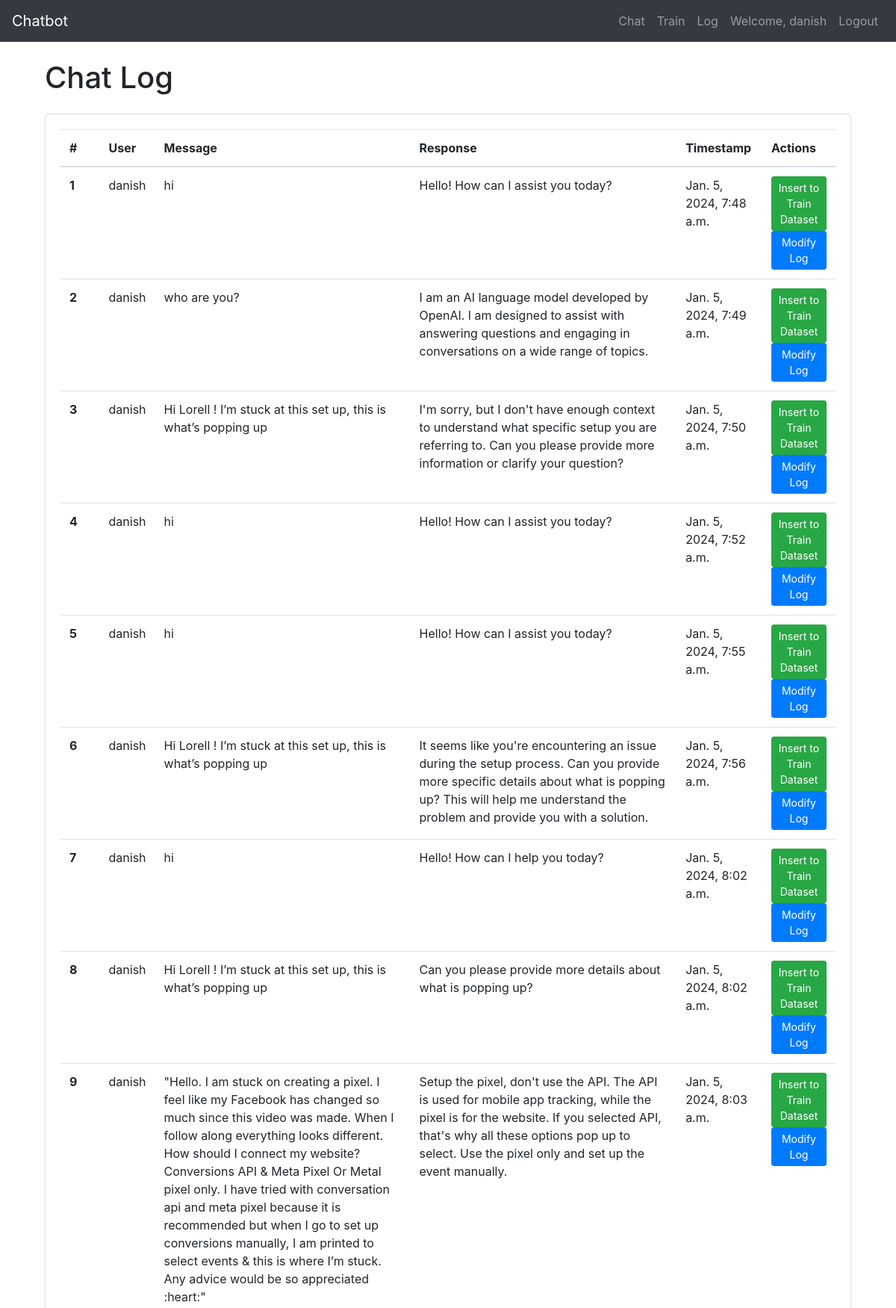
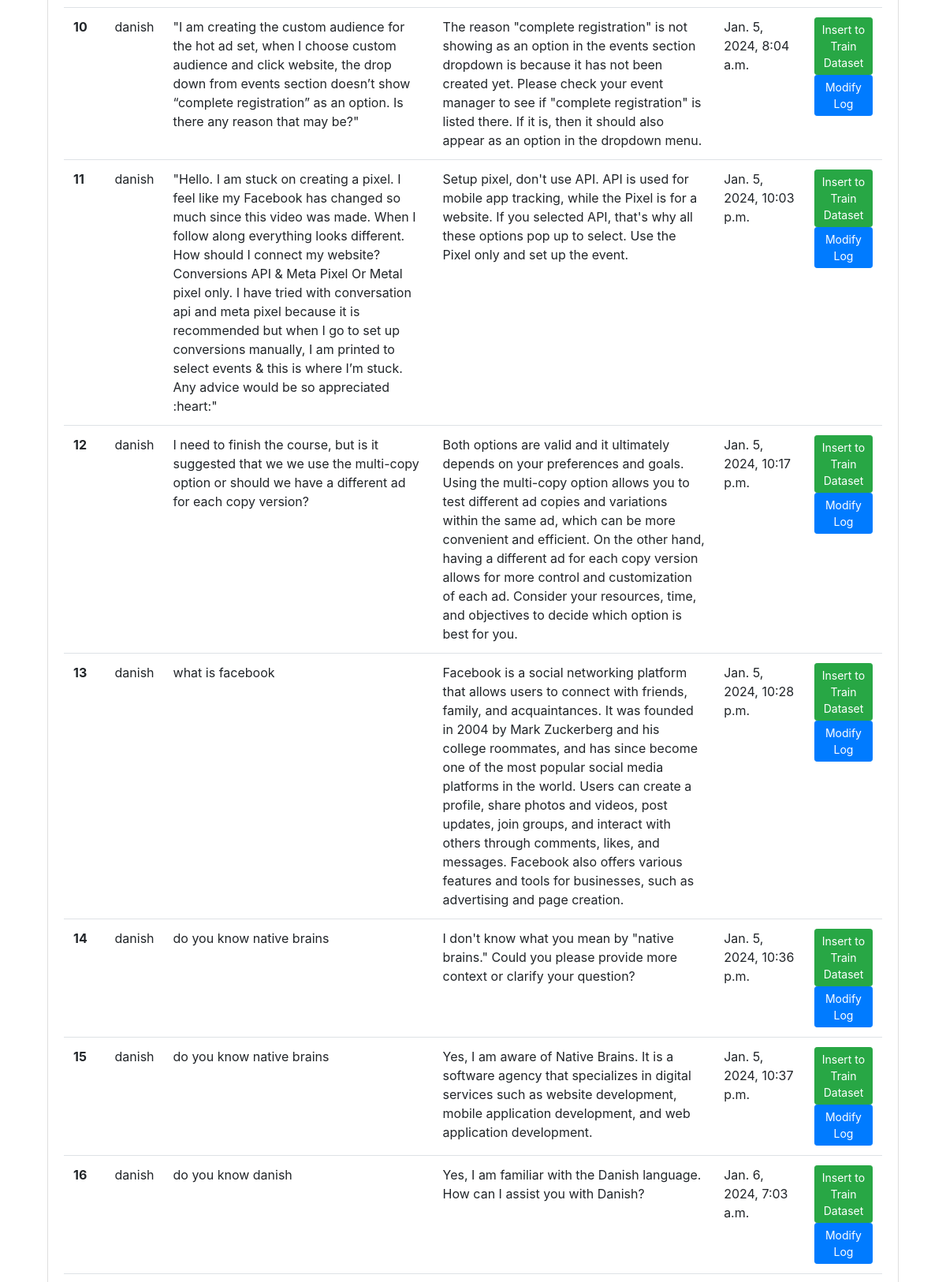
Screenshot of /chatlog (signed in, upper part) with the database file from the repository (2 pictures, top to bottom).
### chatbot/models.py (models this page shows, shortened)
class Chat(models.Model):
    user = models.ForeignKey(User, on_delete=models.CASCADE)
    message = models.TextField()
    response = models.TextField()
    created_at = models.DateTimeField(auto_now_add=True)

### chatbot/views.py (the view)
# urls.py: path('chatlog', views.chatlog, name='chatlog'),
def chatlog(request):
    chats = Chat.objects.filter(user=request.user)
    return render(request, 'chatbot_log.html', {'chats': chats})

### templates/chatbot_log.html (shortened to what this page needs)
{% extends 'base.html' %}
{% block content %}
  <div class="container mt-4">
    <h1>Chat Log</h1>
<div class="card mt-4">
  <div class="card-body">
      <table class="table">
          <thead>
              <tr>
                  <th scope="col">#</th>
                  <th scope="col">User</th>
                  <th scope="col">Message</th>
                  <th scope="col">Response</th>
                  <th scope="col">Timestamp</th>
                  <th scope="col">Actions</th>
              </tr>
          </thead>
          <tbody>
              {% for chat in chats %}
                  <tr>
                      <th scope="row">{{ forloop.counter }}</th>
                      <td>{{ chat.user }}</td>
                      <td>{{ chat.message }}</td>
                      <td>{{ chat.response }}</td>
                      <td>{{ chat.created_at }}</td>
                      <td>
                          <form method="post" action="{% url 'insert_to_train' chat.id %}" style="display: inline;">
                              <button type="submit" class="btn btn-success btn-sm">Insert to Train Dataset</button>
                          </form>
                          <button class="btn btn-primary btn-sm modify-log data-chat-class" data-toggle="modal" data-target="#modifyModal"
                              data-chat-id="{{ chat.id }}" data-message="{{ chat.message }}" data-response="{{ chat.response }}">
                              Modify Log
                          </button>
                      </td>
                  </tr>
              {% endfor %}
          </tbody>
      </table>
  </div>
</div>
{% endblock %}

### templates/base.html (shortened to what this page needs)
<!DOCTYPE html>
<html lang="en">
  <head>
    <link rel="stylesheet" href="https://stackpath.bootstrapcdn.com/bootstrap/4.3.1/css/bootstrap.min.css">
  </head>
  <body>
    <nav class="navbar navbar-expand-lg navbar-dark bg-dark fixed-top">
      <a class="navbar-brand" href="#">Chatbot</a>
      <div class="collapse navbar-collapse" id="navbarNav">
        <ul class="navbar-nav ml-auto">
          <li class="nav-item">
            <a class="nav-link" href="{% url 'chatbot' %}">Chat</a>
          </li>
          <li class="nav-item">
            <a class="nav-link" href="{% url 'train' %}">Train</a>
          </li>
          <li class="nav-item">
            <a class="nav-link" href="{% url 'chatlog' %}">Log</a>
          </li>
          {% if user.is_authenticated %}
          <li class="nav-item">
            <a class="nav-link" href="#">Welcome, {{ user.username }}</a>
          </li>
          <li class="nav-item">
            <a class="nav-link" href="{% url 'logout' %}">Logout</a>
          </li>
          {% endif %}
        </ul>
      </div>
    </nav>
    <div class="container">
      {% block content %}{% endblock %}
    </div>
  </body>
</html>

### templates/base.html (style rules this page uses)
body { padding-top: 56px; }

### rows the page displays
Chat: user "danish", message "hi", response "Hello! How can I assist you today?", created_at "Jan. 5, 2024, 7:48 a.m."
Chat: user "danish", message "who are you?", response "I am an AI language model developed by OpenAI. I am designed to assist with answering questions and engaging in conversations on a wide range of topics.", created_at "Jan. 5, 2024, 7:49 a.m."
Chat: user "danish", message "Hi Lorell ! I’m stuck at this set up, this is what’s popping up", response "I'm sorry, but I don't have enough context to understand what specific setup you are referring to. Can you please provide more information or clarify your question?", created_at "Jan. 5, 2024, 7:50 a.m."
Chat: user "danish", message "hi", response "Hello! How can I assist you today?", created_at "Jan. 5, 2024, 7:52 a.m."
Chat: user "danish", message "hi", response "Hello! How can I assist you today?", created_at "Jan. 5, 2024, 7:55 a.m."
Chat: user "danish", message "Hi Lorell ! I’m stuck at this set up, this is what’s popping up", response "It seems like you're encountering an issue during the setup process. Can you provide more specific details about what is popping up? This will help me understand the problem and provide you with a solution.", created_at "Jan. 5, 2024, 7:56 a.m."
Chat: user "danish", message "hi", response "Hello! How can I help you today?", created_at "Jan. 5, 2024, 8:02 a.m."
Chat: user "danish", message "Hi Lorell ! I’m stuck at this set up, this is what’s popping up", response "Can you please provide more details about what is popping up?", created_at "Jan. 5, 2024, 8:02 a.m."
Chat: user "danish", message "\"Hello. I am stuck on creating a pixel. I feel like my Facebook has changed so much since this video was made. When I follow along everything looks different. How should I connect my website? Conversions API & Meta Pixel Or Metal pixel only. I have tried with conversation api and meta pixel because it is recommended but when I go to set up conversions manually, I am printed to select events & this is where I’m stuck. Any advice would be so appreciated :heart:\"", response "Setup the pixel, don't use the API. The API is used for mobile app tracking, while the pixel is for the website. If you selected API, that's why all these options pop up to select. Use the pixel only and set up the event manually.", created_at "Jan. 5, 2024, 8:03 a.m."
Chat: user "danish", message "\"I am creating the custom audience for the hot ad set, when I choose custom audience and click website, the drop down from events section doesn’t show “complete registration” as an option. Is there any reason that may be?\"", response "The reason \"complete registration\" is not showing as an option in the events section dropdown is because it has not been created yet. Please check your event manager to see if \"complete registration\" is listed there. If it is, then it should also appear as an option in the dropdown menu.", created_at "Jan. 5, 2024, 8:04 a.m."
Chat: user "danish", message "\"Hello. I am stuck on creating a pixel. I feel like my Facebook has changed so much since this video was made. When I follow along everything looks different. How should I connect my website? Conversions API & Meta Pixel Or Metal pixel only. I have tried with conversation api and meta pixel because it is recommended but when I go to set up conversions manually, I am printed to select events & this is where I’m stuck. Any advice would be so appreciated :heart:\"", response "Setup pixel, don't use API. API is used for mobile app tracking, while the Pixel is for a website. If you selected API, that's why all these options pop up to select. Use the Pixel only and set up the event.", created_at "Jan. 5, 2024, 10:03 p.m."
Chat: user "danish", message "I need to finish the course, but is it suggested that we we use the multi-copy option or should we have a different ad for each copy version?", response "Both options are valid and it ultimately depends on your preferences and goals. Using the multi-copy option allows you to test different ad copies and variations within the same ad, which can be more convenient and efficient. On the other hand, having a different ad for each copy version allows for more control and customization of each ad. Consider your resources, time, and objectives to decide which option is best for you.", created_at "Jan. 5, 2024, 10:17 p.m."
Chat: user "danish", message "what is facebook", response "Facebook is a social networking platform that allows users to connect with friends, family, and acquaintances. It was founded in 2004 by Mark Zuckerberg and his college roommates, and has since become one of the most popular social media platforms in the world. Users can create a profile, share photos and videos, post updates, join groups, and interact with others through comments, likes, and messages. Facebook also offers various features and tools for businesses, such as advertising and page creation.", created_at "Jan. 5, 2024, 10:28 p.m."
Chat: user "danish", message "do you know native brains", response "I don't know what you mean by \"native brains.\" Could you please provide more context or clarify your question?", created_at "Jan. 5, 2024, 10:36 p.m."
Chat: user "danish", message "do you know native brains", response "Yes, I am aware of Native Brains. It is a software agency that specializes in digital services such as website development, mobile application development, and web application development.", created_at "Jan. 5, 2024, 10:37 p.m."
Chat: user "danish", message "do you know danish", response "Yes, I am familiar with the Danish language. How can I assist you with Danish?", created_at "Jan. 6, 2024, 7:03 a.m."

### other values shown
{{ user.username }} "danish"
